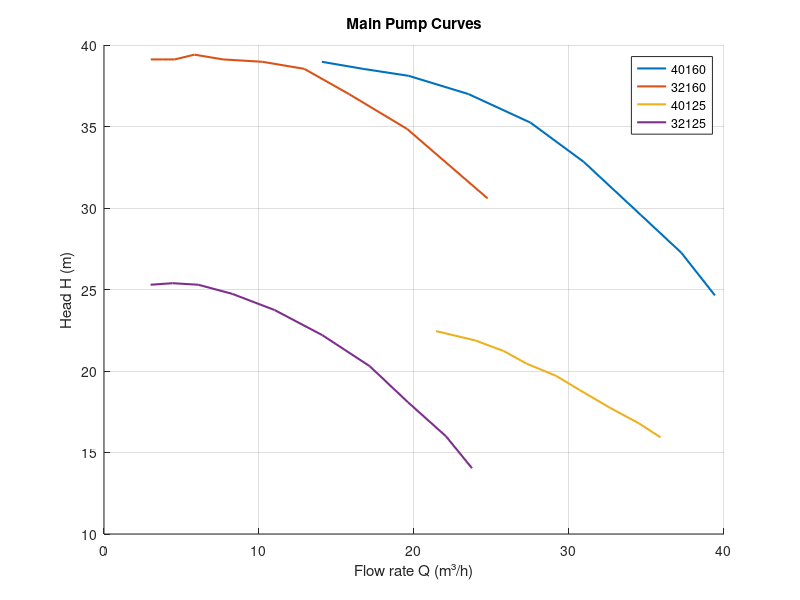
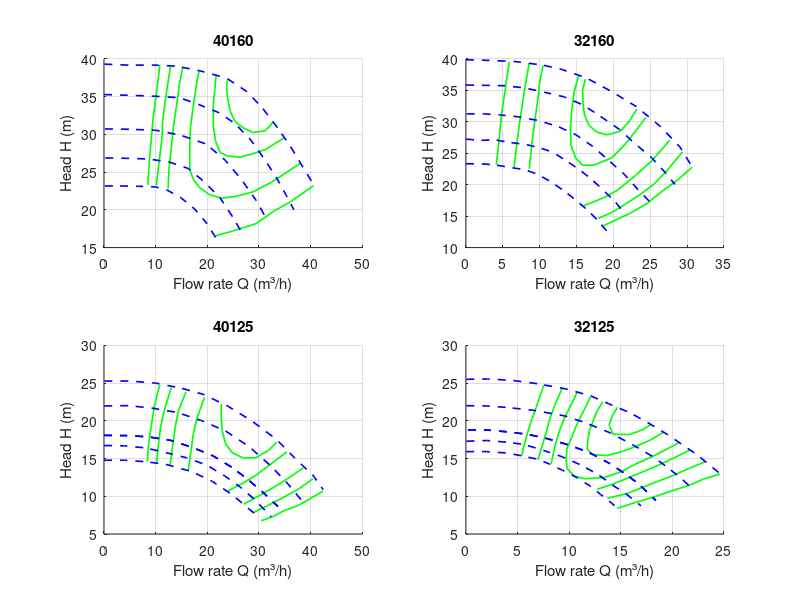
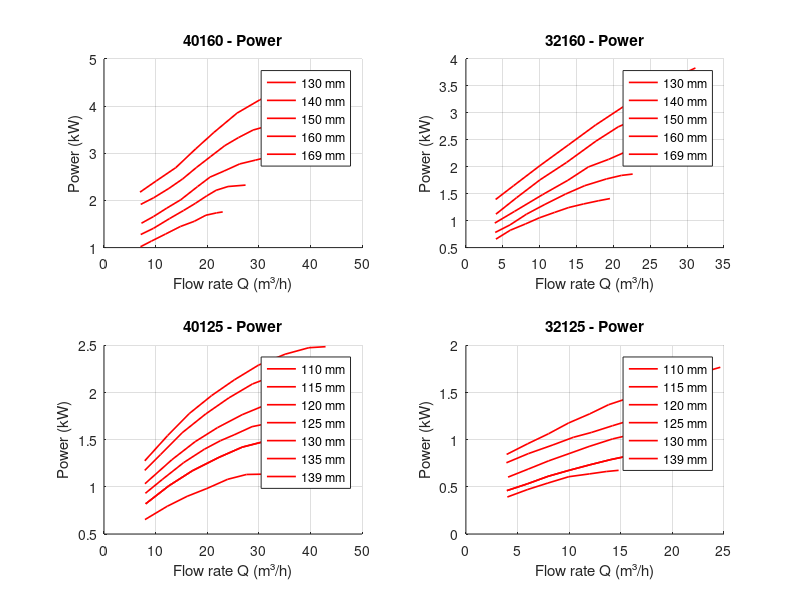

Write MATLAB code to recreate these figures, in order.
%% Pump_selection ||  Alireza Bayati

clc; clear; close all

%% Raw data from pumpiran catalogue curves _________________________________
% _________________________________________________________________________


%% Raw curve data for pump selection 
data_40160 = [14.052603880951779, 38.97004483690849
16.714610887351647, 38.53679413250401
19.65967755390328, 38.10836010649065
23.51679790820208, 36.98901221838407
27.510212643184033, 35.23976494003907
30.94861246085109, 32.830887804747796
34.62721211998662, 29.577828301058357
37.25177495079102, 27.24962845628354
39.41123559698748, 24.641247027597977
];
data_32160 = [3.017102858382947, 39.11554145341729
3.752730482212094, 39.11554145341729
4.564423580033716, 39.11554145341729
5.838193735801033, 39.40816637131045
7.679723021001228, 39.11554145341729
10.215636389691817, 38.97004483690849
12.9220464873141, 38.53679413250401
15.807798193715213, 36.98901221838407
19.557055595215246, 34.847985740214774
24.75017916523709, 30.58667377270941
];
data_40125 = [21.426387054714684, 22.44924096618746
23.965590348897653, 21.87119817517221
25.776629865554355, 21.22878062114134
27.2639126828828, 20.452228712025363
29.161480945911624, 19.70408318565522
30.67291222256794, 18.842344604647124
32.627659405550645, 17.751697510013724
34.51283409740254, 16.786620655038664
35.89878716071308, 15.933276933942082
];
data_32125 = [3.005554548170653, 25.29250056624032
4.421458372770836, 25.386931385369106
6.0822385554184795, 25.29250056624032
8.274364902244336, 24.73324635898386
11.008289767998583, 23.739866596767996
14.084552169169084, 22.199660820651278
17.137140655608388, 20.300360906474648
19.60888922898169, 18.085565509364514
22.064376926623567, 15.992764622331686
23.741383269777014, 14.03712334691664
];


%% pump 40160 data (impeller,efficiency,power)-----------------------------
impellar_data_40160_130 = [0.17552759898881032, 23.16919750548353
2.9177681925699166, 23.17205847636885
6.604340233536517, 23.1289563084408
10.021465098500256, 23.03862467032392
12.361926887341841, 22.57158289858562
15.02044890665574, 21.541492676383548
17.456166955629932, 20.182531505855614
19.85030712444285, 18.26014667556747
21.976969966059187, 15.961895932574897
];
impellar_data_40160_140 = [0.2432059758333942, 26.87818830191216
4.289416127433583, 26.83546134328055
8.470771977493694, 26.745927024918586
12.47399721407097, 26.374516722609332
16.300498872027045, 25.486490120270215
19.277643935757908, 23.799455321171344
22.43742212452883, 21.64312749455556
24.925411518612723, 19.063563581560338
27.007963817316835, 16.62442174775617
];
impellar_data_40160_150 = [0.17517584027340183, 30.72788258450417
4.8507526854823695, 30.68581224214132
10.021394746757172, 30.550361686128046
14.835494174093984, 29.89810722543669
19.787553369613985, 28.729564772849855
23.48678872433529, 26.573799760178723
26.603863405055623, 24.041840526668782
29.40738036686088, 21.321760732158406
31.80743008209266, 18.41346657432349
];
impellar_data_40160_160 = [0.013015072470112354, 35.28170401301976
4.59896379699301, 35.192591805116294
9.994379677413804, 35.05737575491328
14.580891215881358, 34.87436742057679
18.272528582349835, 33.98620011475151
22.32521109431354, 32.863667702140106
25.435813414670363, 31.41151392260996
28.551199653556733, 29.16124306839909
31.219008102957414, 26.58186676005209
33.571570391609065, 24.096058270003738
35.292796137845635, 21.93822960620221
36.78784103007458, 20.014906752672974
];
impellar_data_40160_169 = [0.07872360050840843, 39.31933125196399
4.799818023491229, 39.18341168433017
9.654932517044662, 39.18847700983205
13.926479301735498, 39.05208843057768
18.515523502953986, 38.446547527292566
23.73618565355987, 37.46607873454411
27.56775263701783, 35.732986994307765
30.547430363499632, 33.62341962626027
33.665912079081615, 30.856720076667767
36.15333865922084, 28.371052290105574
38.55226274656331, 25.65055038513671
40.815196914528876, 23.117700029547738
];

% efficiency data ---------------------------------------------------------
efficiency_data_40160_45 = [8.486101864525228, 23.32554552559432
8.865891883174614, 27.117987354805628
9.493633984063253, 32.048806811368266
10.283452080171692, 36.113980424345925
10.823457290421825, 39.257373951230406
];

efficiency_data_40160_50 = [10.136448594266247, 23.225186183739883
10.725206859335655, 26.693724129660797
11.21831981838557, 29.295375696250687
11.352483759319526, 31.678692971537973
11.992786284636793, 35.147479024608096
12.887553704860006, 38.99655131062602
];

efficiency_data_40160_55_left = [12.408117652410157, 22.802907815788707
12.591965049972918, 25.403070739483358
13.080891200879956, 28.492066773904085
13.470915639434155, 31.093222126195567
14.065721516265492, 33.85781806302749
14.608517931944212, 36.67631527802473
15.259520078071054, 38.89966546886048
];

efficiency_data_40160_55_right = [21.636959281481698, 16.565742191861258
24.82758620689655, 17.176768073572035
29.458196012918116, 18.173786652662393
32.846161162133896, 19.81464328394622
36.134294197187295, 21.075958003729877
40.60050200346523, 23.209369352977905
];

efficiency_data_40160_60 = [18.458520619771658, 38.53600241490959
18.006717501064795, 37.125885432388735
17.660794108282232, 35.39136835227907
17.263791656156577, 33.60245377970566
16.770213496201894, 31.054951598430307
16.63279314893459, 29.050680020344785
16.59753092035347, 27.155203427186756
16.612417349305918, 25.422423097121545
17.294587956051956, 24.017764471883257
18.540954220095852, 22.94073133717348
20.40445600439977, 22.029123644197806
22.779678783944163, 21.553192105230508
25.509663773461636, 21.782939325396658
28.906467739867928, 22.39495763570427
32.55494539575158, 23.71215849084691
38.04924720155812, 26.175428294966316
];

efficiency_data_40160_64 = [21.71232182805348, 37.79354177090613
21.47041735757616, 35.9512221344658
21.17882943047004, 33.89205684961812
21.20301987751777, 31.076288813262153
21.58011173091953, 29.18279707729778
22.469854981371288, 27.61668272471271
23.96882533670208, 27.136533364208887
26.341256910817886, 26.98549813712882
29.068915895811543, 27.485992283867656
31.22958801807875, 27.983757251965216
34.824660610095485, 29.5173075412168
];

efficiency_data_40160_66 = [23.882763169320725, 37.15416964739839
23.736038803958138, 36.23288577560362
23.954311068473437, 34.82599418602247
24.43263063875186, 33.149596205614664
25.372987747641947, 31.69202873080788
26.926293568649182, 30.887231165566032
28.839013608677135, 30.24661850631226
31.2081887764596, 30.474628976433955
32.84737068448627, 31.673854882128428
];

efficiency_data_40160_675 = [28.851480992924813, 34.79541497988264
];

% Power data 
Power_data_40160_130 = [7.068062827225131, 1.0179640718562872
9.18848167539267, 1.137724550898204
11.921465968586386, 1.2874251497005984
14.795811518324605, 1.447105788423154
17.481675392670155, 1.55688622754491
19.743455497382197, 1.6866267465069864
21.81675392670157, 1.7365269461077846
22.994764397905758, 1.756487025948104
];
Power_data_40160_140 = [7.115183246073298, 1.2774451097804391
9.565445026178008, 1.407185628742515
12.722513089005233, 1.6167664670658684
15.408376963350786, 1.7864271457085832
17.670157068062828, 1.9361277445109781
19.8848167539267, 2.0958083832335332
21.722513089005233, 2.2155688622754495
24.031413612565444, 2.295409181636727
27.42408376963351, 2.3253493013972055
];
Power_data_40160_150 = [7.256544502617801, 1.5169660678642716
9.565445026178008, 1.6566866267465068
12.157068062827225, 1.8363273453093814
14.890052356020941, 2.0159680638722555
18.141361256544503, 2.295409181636727
20.544502617801047, 2.49500998003992
23.27748691099476, 2.624750499001996
26.29319371727749, 2.7744510978043913
29.308900523560208, 2.8542914171656686
32.324607329842934, 2.9341317365269464
];
Power_data_40160_160 = [7.115183246073298, 1.9161676646706587
9.612565445026178, 2.0558882235528944
12.581151832460733, 2.255489021956088
15.219895287958114, 2.455089820359282
17.858638743455497, 2.694610778443114
20.68586387434555, 2.9341317365269464
23.418848167539267, 3.163672654690619
26.05759162303665, 3.3333333333333335
28.884816753926703, 3.4930139720558886
31.806282722513085, 3.5828343313373257
34.16230366492147, 3.6726546906187627
36.70680628272251, 3.7325349301397206
];
Power_data_40160_169 = [6.973821989528795, 2.1756487025948106
10.130890052356019, 2.415169660678643
13.900523560209425, 2.694610778443114
17.76439790575916, 3.093812375249501
21.298429319371724, 3.44311377245509
25.77486910994764, 3.852295409181637
30.157068062827225, 4.131736526946108
34.25654450261781, 4.3213572854291415
38.30890052356021, 4.471057884231537
41.84293193717278, 4.590818363273453
];




%% pump 32160 data (impeller,efficiency,power)-----------------------------
impellar_data_32160_130 = [0, 23.33333333333333
2.029974659442508, 23.33333333333333
3.948576868691112, 23.16091954022988
5.910090021980484, 22.758620689655164
7.871533173729822, 22.413793103448267
9.620241645316199, 21.724137931034477
11.454842006524142, 20.51724137931034
13.24709143601159, 19.08045977011494
14.996919932238509, 17.471264367816083
16.576224676942893, 15.862068965517231
17.942374732244108, 14.25287356321838
19.35157573466616, 12.298850574712638
];

impellar_data_32160_140 = [0.021560474330435397, 27.241379310344822
2.110686435101572, 27.068965517241374
4.0290086381900405, 27.12643678160919
5.905259915718147, 26.724137931034477
7.994525879569349, 26.436781609195396
9.870917160177523, 25.91954022988505
11.790219384826468, 25.172413793103445
13.625029750654512, 23.793103448275858
15.374578240721295, 22.413793103448267
16.996373920226244, 20.91954022988505
18.575818668010694, 19.195402298850567
20.240735296176513, 17.298850574712638
21.692777241099304, 15.172413793103438
];

impellar_data_32160_150 = [0.10192224228933044, 31.264367816091948
2.5318857014854323, 31.264367816091948
4.706273538017836, 31.0919540229885
7.093956067033475, 30.80459770114942
9.737774231033082, 30.229885057471257
12.509975219454827, 29.252873563218387
14.941548714071708, 27.931034482758616
17.20322847102636, 26.0919540229885
19.380136362999984, 23.850574712643674
21.471712377672308, 21.66666666666666
23.2650818318003, 19.310344827586203
24.88743752362552, 17.356321839080458
];

impellar_data_32160_160 = [0.01106024332535327, 35.86206896551724
2.69687933134529, 35.80459770114942
5.169543729962059, 35.7471264367816
7.940974701443431, 35.40229885057471
10.627563806403742, 34.712643678160916
13.35685385078472, 33.9655172413793
15.958951096924132, 32.643678160919535
18.263191790219384, 30.862068965517235
20.823568118498606, 28.793103448275858
22.91521413471096, 26.55172413793103
25.177383902445854, 24.3103448275862
26.97068335503381, 22.011494252873558
28.337253419575227, 20.057471264367813
];

impellar_data_32160_169 = [0, 39.88505747126436
3.203620479650552, 39.77011494252873
6.656936452601957, 39.59770114942528
10.451789939378667, 39.02298850574712
13.010486230697076, 38.33333333333333
16.294678482926624, 37.01149425287356
19.750444509779214, 34.82758620689655
23.121228667030675, 32.41379310344827
26.322329091240007, 29.3103448275862
29.01206826550184, 26.034482758620683
30.806767748890472, 22.58620689655172
];

% efficiency data ---------------------------------------------------------
efficiency_data_32160_45_left = [4.122681485336208, 23.216555774448945
4.499219417908783, 27.184886443891017
4.826599264022599, 31.153402966211942
5.302289707467568, 34.922871055272644
5.8726721926922645, 39.55209456194476
];

efficiency_data_32160_45_right = [18.714176857599526, 13.501654090621862
20.479686280340484, 14.487417760101103
22.196316395940975, 15.407203657584652
24.598093149462883, 17.05218748838419
26.75240679478125, 19.09508233282534
28.71176077017433, 20.741738839534623
30.66944206965766, 22.78537709549121
];

efficiency_data_32160_50_left = [6.53310039772516, 22.810467234137455
6.91047466825261, 26.580307028955875
7.384492435787831, 30.746756867263873
8.003754228152992, 35.44195814593168
8.577203285878898, 39.343381778983755
];

efficiency_data_32160_50_right = [17.922908225848417, 14.629409359550976
19.93392930156488, 15.680407389510457
21.649165520573913, 16.93101141136676
23.462160353863883, 18.313570977214432
25.519272943537896, 20.092183027915098
27.230885031409137, 22.202914173140538
29.38101698695313, 25.238263390699924
];

efficiency_data_32160_55_left = [8.598855146266214, 22.53800691372709
8.926792551016614, 26.374196186298924
9.352767349366239, 30.276177377987583
9.78041482362562, 33.78117682042894
9.96784745195703, 35.963833029773625
10.4468832472215, 38.939337620339735
];

efficiency_data_32160_55_right = [15.9482213879493, 16.6217522209419
18.695498643273986, 17.93461695721667
20.558487900977585, 19.118499795561835
23.006356168457046, 21.491097647102553
25.208712782961012, 23.79846113816303
27.65267813998439, 27.097349737947443
];

efficiency_data_32160_58_left = [10.717949671040405, 21.27290636731963
10.850369847228933, 24.84518455190871
11.131379400066905, 28.152250678363004
11.608742519421625, 31.52473701817641
12.085826859458052, 34.963386982864364
12.710385458870757, 38.40147938891573
];

efficiency_data_32160_58_right = [13.923818904954835, 18.746608184960785
16.77024867115192, 19.860610340854176
19.760807344905775, 21.768018436605583
22.209233171021822, 24.008289038397205
24.068040738951044, 26.184626249860607
26.317603984685725, 28.95494926216407
];

efficiency_data_32160_60 = [15.271066423818905, 37.333197041222164
14.691763000408876, 34.821209530535626
14.359922685202395, 31.91131100620748
14.174441512099023, 29.26550942274096
14.236144667880904, 26.287960450507374
14.883841950711815, 24.234471991971155
15.822584841839202, 23.106159164405458
17.346485522060735, 23.100397725160764
19.79937181726945, 24.282050328959592
21.70677991302085, 26.59052893729324
23.123443482139535, 28.702375199791845
24.39319035051853, 30.682451771177934
];

efficiency_data_32160_62 = [16.207300301081663, 36.80035683752741
15.821283871687172, 35.08158941382001
15.879084117012972, 33.03033118983013
16.083801063078468, 31.11084265695275
16.68066758354087, 29.454521800542686
17.71744786826748, 28.392000892093815
19.09582574434078, 27.923651637363864
20.961324015909007, 28.512061851838087
22.232186001561164, 30.227483923725977
23.158662602683716, 32.01037059064045
];

efficiency_data_32160_636 = [19.804203992119838, 34.80188083113407
];
% power data 
Power_data_32160_130 = [4.063807531380754, 0.6567411083540118
6.016387726638774, 0.8221670802315963
8.060495118549513, 0.9379652605459059
9.982566248256624, 1.053763440860215
12.026673640167365, 1.153019023986766
13.94874476987448, 1.2440033085194377
15.962343096234314, 1.3101736972704714
17.945432357043238, 1.368072787427626
19.531903765690377, 1.4094292803970223
];
Power_data_32160_140 = [3.972280334728034, 0.7808105872622
5.985878661087867, 0.9214226633581468
8.213040446304046, 1.119933829611249
10.714783821478383, 1.3019023986765923
13.49110878661088, 1.4921422663358146
16.11488842398884, 1.6492969396195205
19.04375871687587, 1.7733664185277092
21.08786610878661, 1.8395368072787428
22.61331938633194, 1.864350703060381
];
Power_data_32160_150 = [3.9112622036262206, 0.9545078577336641
6.5655509065550905, 1.1695616211745246
10.409693165969317, 1.4838709677419355
13.826708507670851, 1.7485525227460714
16.60303347280335, 1.9966914805624487
19.34884937238494, 2.1373035566583956
22.796373779637378, 2.344086021505377
25.481171548117157, 2.385442514474773
];
Power_data_32160_160 = [4.063807531380754, 1.119933829611249
6.870641562064158, 1.425971877584781
10.043584379358439, 1.7568238213399505
13.643654114365413, 2.0794044665012406
17.640341701534172, 2.4764267990074442
20.66073919107392, 2.7411083540115797
24.56589958158996, 2.972704714640199
28.715132496513252, 3.1629445822994215
];
Power_data_32160_169 = [4.033298465829847, 1.3928866832092641
6.474023709902372, 1.6492969396195205
10.043584379358439, 2.021505376344086
13.94874476987448, 2.4102564102564106
17.579323570432358, 2.774193548387097
21.240411436541144, 3.105045492142267
24.932008368200837, 3.4110835401157984
27.982914923291492, 3.634408602150538
31.125348675034868, 3.83291976840364
];


%% pump 40125 data (impeller,efficiency,power) ----------------------------
impellar_data_40125_110 = [0, 14.777495315854129
3.9435932672382763, 14.780985159633211
8.027548051271234, 14.585864116340534
11.980633693588613, 14.23164497276371
16.946611594346763, 13.282136032559468
20.992527081187724, 11.974103808117533
24.953360176694666, 10.149303272077528
29.048831445198594, 7.7681828616098585
];

impellar_data_40125_115 = [0.026034234591951755, 16.72506080083384
3.9335425171545206, 16.688766425531387
8.017916082440967, 16.41415449615962
12.016369693886414, 15.781756027347967
15.971130461217756, 15.10957333945478
19.92756635356305, 14.11942710724523
23.403380960653173, 12.691654465138786
26.396480376220666, 11.223709843530916
29.127003945850035, 9.596550793512925
32.38791397302428, 7.294184524326543
];

impellar_data_40125_120 = [0, 18.076367088136394
4.497152287476268, 18.040615577421796
8.493093211400774, 17.885162425084687
12.929731607747764, 17.41213348885111
17.32518984750158, 16.42237501706146
21.238351676986262, 15.312953679691283
24.758277909443976, 13.845474370587286
27.751796106264965, 12.298038862900324
30.74636125621967, 10.551876140015633
33.69786173394051, 8.646692868930778
];

impellar_data_40125_125 = [0, 20.14313012619275
4.354766661289723, 20.067516844312642
8.57063754017198, 19.83276668610639
13.359331376952762, 19.20106618605055
17.974719571664327, 18.132010708391757
22.371643545805366, 16.864034135325284
26.772127160601055, 14.92038503058654
30.95519350795994, 12.579087615242393
34.127880284399, 10.356134680051124
36.772065118933874, 8.450679976672333
];

impellar_data_40125_130 = [0.042296906602474316, 21.97149805809582
4.783528867987741, 22.015431313670263
9.526854735640457, 21.66191013884925
14.183423086945195, 21.109584196746535
18.84271351639761, 20.04056749512973
23.54758130560484, 18.65362602523855
28.168413656611776, 16.551189028551576
32.26451309699594, 14.050832288965271
35.305074387958946, 11.907253911727114
38.43574344529786, 9.326553213137945
];

impellar_data_40125_135 = [0.07635778188631459, 23.839572656996438
4.686511210929259, 23.764153255326278
8.85785168319043, 23.648600650196673
13.074978905833158, 23.17537783375315
17.601515677929296, 22.3049720192081
21.822621322480174, 21.076585785013215
25.342128773684404, 19.688597361988315
28.246167376009723, 18.459047846533732
31.503727153156056, 16.79260866598007
34.323102145400846, 14.966799952848334
37.05530084004417, 13.02167735851398
39.611890595724084, 11.076399660011663
];

impellar_data_40125_139 = [0.06881971932349762, 25.27040860642007
5.073674479780621, 25.27482907520691
9.992190505143252, 25.00095389063295
14.956702671514192, 24.329663051705527
19.30742111402017, 23.498847576032063
23.969224230993532, 21.952885557940714
28.589219019493488, 20.00943033341192
33.38754482510454, 17.549439453536998
36.86859419786328, 15.128030735441925
40.52504311895869, 12.746522564554358
42.46658280701319, 10.880192887543274
];

% efficiency data ---------------------------------------------------------
efficiency_data_40125_50_left = [8.39037284362827, 14.589336136358952
8.64895195696531, 17.01137698633525
9.16100908922278, 19.341752715431067
9.775273604155073, 22.037655351511777
10.79549248747913, 24.77884952286733
];

efficiency_data_40125_50_right = [30.443238731218692, 6.75158185453121
32.67659061398627, 7.297759640553185
34.96123168243368, 8.11810836991694
37.65145613058801, 8.800933654856859
39.88545724355407, 9.667037655351507
42.42413281394917, 10.669943733382794
];

efficiency_data_40125_55_left = [10.216657391949544, 14.541777448010055
10.57698015210536, 17.100826480347905
10.987293637544054, 19.29419402708217
11.701910591726952, 21.441548671654402
13.026989426822485, 24.410952410395925
];

efficiency_data_40125_55_right = [28.821925431274344, 7.804416826397905
31.817195325542563, 8.806859168573133
34.76182526432944, 9.855056781879263
37.90966425524021, 11.04015952513448
40.44889630866258, 12.317288072713776
];

efficiency_data_40125_60_left = [12.803283249860879, 14.173519652095052
13.264607679465776, 16.5039469073971
13.828324986087921, 19.291308559533377
14.441383787794472, 21.393062511593392
15.866815062140606, 23.813918258826437
];

efficiency_data_40125_60_right = [27.04859951771471, 8.948813866732618
30.34872936375441, 10.179465776293824
33.54748655166017, 11.455924483192149
36.74652198107957, 12.869494424864481
38.625486922648854, 13.781662853727404
];

efficiency_data_40125_65_left = [16.302170283806344, 13.347296935221252
16.814412910406233, 15.769080154166407
17.27592283435355, 18.19091489931779
17.99053978853645, 20.33826954389002
19.46735299573363, 23.078999979389515
];

efficiency_data_40125_65_right = [23.957429048414024, 10.688699272449966
27.00361713967724, 11.782497578268305
29.643943609719898, 12.876708093736472
32.08171025783714, 14.153939693728226
35.433593025412726, 15.887281271254555
];

efficiency_data_40125_68 = [22.712483769245033, 22.20733114862219
22.70877388239658, 20.379181351635438
22.908180300500835, 18.642232939673114
23.564273789649416, 16.950524536779405
24.77953997403079, 15.806694284713199
26.959562233351882, 15.07321873905068
29.445557410498978, 15.116397699870149
31.83194212576516, 16.073754611595454
33.50834724540901, 17.168944124981962
];

efficiency_data_40125_70 = [29.40335744759785, 19.3211937591459
];
% power data
Power_data_40125_110 = [7.939765458422174, 0.6528985507246379
12.257462686567164, 0.794202898550725
16.0954157782516, 0.8992753623188408
19.933368869936032, 0.982608695652174
23.97121535181237, 1.0804347826086957
27.609275053304906, 1.1311594202898554
30.927505330490405, 1.1347826086956525
];
Power_data_40125_115 = [8.059701492537313, 0.8195652173913046
12.577292110874199, 1.011594202898551
17.134861407249467, 1.1710144927536235
22.252132196162044, 1.3123188405797102
26.769722814498934, 1.4210144927536232
31.687100213219615, 1.4898550724637682
34.88539445628998, 1.5079710144927538
];
Power_data_40125_120 = [8.019722814498932, 0.8231884057971017
13.33688699360341, 1.0478260869565221
17.734541577825155, 1.1891304347826088
21.892324093816633, 1.3050724637681161
26.409914712153515, 1.4210144927536232
31.367270788912577, 1.4934782608695654
34.72547974413646, 1.5079710144927538];
Power_data_40125_125 = [8.019722814498932, 0.9318840579710148
11.257995735607675, 1.0768115942028988
15.455756929637525, 1.2579710144927538
19.45362473347548, 1.3992753623188408
22.571961620469082, 1.4898550724637682
25.210554371002132, 1.551449275362319
28.688699360341147, 1.6384057971014494
31.966950959488273, 1.6746376811594204
36.64445628997868, 1.7108695652173913];
Power_data_40125_130 = [7.939765458422174, 1.0333333333333337
13.136993603411513, 1.2869565217391306
17.6545842217484, 1.478985507246377
21.972281449893387, 1.627536231884058
26.769722814498934, 1.7652173913043478
31.727078891257996, 1.877536231884058
36.04477611940298, 1.9391304347826088
38.923240938166316, 1.953623188405797];
Power_data_40125_135 = [7.899786780383796, 1.1746376811594206
10.938166311300638, 1.341304347826087
15.135927505330487, 1.5731884057971017
19.693496801705756, 1.772463768115942
24.171108742004265, 1.942753623188406
28.768656716417915, 2.091304347826087
33.486140724946694, 2.1891304347826086
37.603944562899784, 2.232608695652174
40.84221748400852, 2.243478260869565];
Power_data_40125_139 = [7.899786780383796, 1.2760869565217392
12.337420042643922, 1.544202898550725
16.49520255863539, 1.7760869565217392
20.852878464818758, 1.9681159420289855
25.250533049040506, 2.134782608695652
29.928038379530918, 2.2905797101449274
35.085287846481876, 2.4065217391304348
39.68283582089552, 2.47536231884058
42.921108742004265, 2.486231884057971];


%% pump 32125 data (impeller,efficiency,power)-----------------------------
impellar_data_32125_110 = [0.019989982469321266, 15.920000000000002
2.025499624342599, 15.920000000000002
4.0313999499123465, 15.723636363636366
5.392997746055596, 15.363636363636365
6.969666917104932, 14.905454545454546
8.081096919609315, 14.283636363636365
9.37204608064112, 13.432727272727274
10.7706937139995, 12.450909090909093
12.098041572752315, 11.305454545454545
13.031254695717507, 10.258181818181818
14.107913849236162, 9.112727272727277
14.969631855747554, 8
];

impellar_data_32125_115 = [0.05306786877034808, 17.294545454545457
2.058382168795392, 17.392727272727274
3.992722263961933, 17.163636363636364
5.640691209616829, 16.869090909090907
7.504512897570748, 16.083636363636366
9.332652141247184, 15.232727272727274
11.125434510393188, 14.152727272727274
12.847047332832457, 12.843636363636366
14.246541447533183, 11.436363636363637
15.53807663410969, 10.290909090909093
16.97370899073378, 8.720000000000002
];

impellar_data_32125_120 = [0.1933233158026546, 18.8
1.9481442524417734, 18.8
4.02580015026296, 18.53818181818182
5.996148259454045, 18.21090909090909
7.931204608064111, 17.621818181818185
9.866651640370648, 16.836363636363636
11.90999248685199, 15.821818181818182
13.882554470323065, 14.381818181818183
15.497054845980461, 12.90909090909091
16.68128224392687, 11.69818181818182
18.404783370899068, 9.440000000000001
];

impellar_data_32125_125 = [0.15432006010518418, 20.403636363636366
2.0880090157776108, 20.501818181818184
3.9864713248184316, 20.305454545454545
5.706000500876533, 20.043636363636367
7.85580265464563, 19.520000000000003
10.078011520160281, 18.603636363636365
12.085604808414725, 17.55636363636364
14.093719008264461, 16.24727272727273
15.815201602804905, 15.003636363636366
17.178948159278736, 13.563636363636366
18.542564487853742, 12.189090909090911
20.086481342349106, 10.192727272727275
];

impellar_data_32125_130 = [0.04369146005509661, 22.007272727272728
2.013453543701477, 21.974545454545456
3.947728524918608, 21.77818181818182
6.598647633358378, 21.385454545454547
9.536719258702728, 20.665454545454548
11.508174305033808, 19.78181818181818
13.981983471074379, 18.407272727272726
16.31319308790383, 16.705454545454547
18.214325068870522, 15.167272727272728
19.61388429752066, 13.72727272727273
20.79824192336589, 12.450909090909093
21.87535687453043, 11.076363636363638
];

impellar_data_32125_139 = [0.03672426746806945, 25.509090909090908
2.1137941397445523, 25.541818181818183
4.406130728775357, 25.37818181818182
6.913929376408714, 24.92
9.672872526922113, 24.232727272727274
12.074144753318304, 23.316363636363636
13.831049336338591, 22.26909090909091
15.910593538692709, 21.05818181818182
17.596328575006257, 19.78181818181818
19.49752566992236, 18.21090909090909
21.004457801152018, 16.803636363636365
22.403756574004507, 15.494545454545456
23.588244427748556, 14.152727272727274
24.88036563986977, 12.712727272727275
];

% efficiency data ---------------------------------------------------------
efficiency_data_32125_50_left = [5.393914557934639, 15.36280019290307
5.647806976994062, 16.79726437465174
5.9014395266378665, 18.101294099714895
6.29942953665783, 19.86166451358193
6.805265354159537, 21.7523344519379
7.311490975784671, 23.838656075322152
7.564278949827712, 24.718773816157384
];

efficiency_data_32125_50_right = [14.668329164594795, 8.405516228095383
16.42712536950183, 9.18591907566448
18.1140027136364, 9.868586035517158
19.87286388589734, 10.68159749725763
21.703449016869026, 11.494519004200395
22.996039490156203, 12.27550655795463
24.611192875580024, 12.958263472605019
];

efficiency_data_32125_55_left = [6.970802171908617, 14.839083360611296
7.368857149282486, 16.632062388649707
7.766782191948548, 18.359824188345357
8.09311321061167, 20.152893171181482
8.59888406075947, 22.01095449536608
9.32073632999418, 24.32526655355684
];

efficiency_data_32125_55_right = [13.702719383509788, 9.743683798891059
15.532849743004142, 10.328345006634166
17.040677059777465, 11.141671310166643
18.656220249324715, 12.020079909845307
20.271698471518064, 12.865879895352586
21.636142838223797, 13.711994722651868
23.14403512235102, 14.557929640355724
];

efficiency_data_32125_59_left = [8.260664016331795, 14.250509119167619
8.478889358097558, 15.782844120829285
8.76896859328188, 17.38030639603599
9.13070681982304, 18.94507010227361
9.600160919138137, 20.57491610465741
10.24905484993791, 22.269754448389687
10.79010297325594, 23.834293267633015
];

efficiency_data_32125_59_right = [12.700922786299888, 10.918853276228695
14.208490233657592, 11.601745123075656
15.788171443849468, 12.480198700153176
17.403779600750628, 13.391215914003215
19.091306618424245, 14.399969015569678
21.712674381123488, 16.12494221653619
];

efficiency_data_32125_60 = [12.043972903615934, 23.180546775245443
11.683144220029437, 22.07230366740713
11.250461643024384, 20.898933286023777
10.781722184602241, 19.62778203952514
10.312333052641051, 18.030544651312717
9.807016973970583, 16.400743626327774
9.69650750497875, 14.933490920812295
9.80155971624259, 13.661620035931946
10.516850282732928, 12.682462062813437
11.52027106379045, 12.322507939760273
13.385418827039416, 12.483212185876601
15.072491073235703, 13.26370498824341
16.473187223420236, 14.305426523172109
18.052998368319923, 15.249097328592384
20.63876402107941, 17.104549963643272
];

efficiency_data_32125_62 = [13.261980854620553, 22.52684526025672
12.685655458132292, 21.255828945954658
12.324501937776272, 19.984542767259455
11.963283450066342, 18.68064797439287
11.817431740550376, 17.47430915964728
11.743303989745158, 16.267880390103976
12.243942418934488, 15.54986119474964
13.606372797669177, 15.385108982736178
15.077753428901978, 15.905002736125098
16.549588831612116, 16.653156788713673
17.9858221243825, 17.53179027538662
19.135354484371607, 18.50860942376456
];

efficiency_data_32125_63 = [14.69503074704961, 21.807656652532103
14.226875994812612, 20.82998293357588
13.865397637687064, 19.39565368402378
14.257540585855608, 18.221248822466713
15.871264689493533, 18.186616225346768
17.127733314009713, 18.837214299814345
17.91806117425994, 19.521005694638447
];

efficiency_data_32125_635 = [16.4141968660748, 20.69680485556008
];

% Powe data
Power_data_32125_110 = [4.014909478168265, 0.3924050632911389
5.999290024849131, 0.47257383966244704
7.937522186723465, 0.5400843881856536
9.968051118210862, 0.6075949367088604
11.952431664891728, 0.6371308016877635
13.590699325523607, 0.6624472573839659
14.790557330493431, 0.6751054852320673
];
Power_data_32125_115 = [3.9687610933617337, 0.4599156118143457
5.953141640042599, 0.5316455696202529
7.960596379126731, 0.6118143459915608
9.991125310614128, 0.6751054852320673
12.021654242101526, 0.7341772151898733
14.029108981185658, 0.7890295358649786
16.61341853035144, 0.8481012658227847
];
Power_data_32125_120 = [3.9687610933617337, 0.5232067510548519
5.999290024849131, 0.6118143459915608
7.960596379126731, 0.6877637130801684
9.968051118210862, 0.7637130801687761
11.975505857294994, 0.8354430379746833
14.006034788782394, 0.8902953586497888
15.87504437344693, 0.9409282700421939
18.27476038338658, 0.9789029535864975
];
Power_data_32125_125 = [4.084132055378063, 0.6033755274261601
6.022364217252395, 0.6877637130801684
8.029818956336529, 0.7763713080168773
9.991125310614128, 0.852320675105485
11.929357472488464, 0.9282700421940926
14.213702520411786, 1.0084388185654007
16.221157259495918, 1.0590717299578056
18.06709265175719, 1.1054852320675104
19.843805466808664, 1.1434599156118141
];
Power_data_32125_130 = [3.9226127085552007, 0.7552742616033754
6.045438409655663, 0.852320675105485
8.445154419595314, 0.9451476793248943
10.406460773872915, 1.0253164556962024
12.137025204117856, 1.0759493670886076
14.190628328008518, 1.1476793248945145
16.08271210507632, 1.210970464135021
18.020944266950657, 1.2742616033755274
19.95917642882499, 1.3248945147679323
21.38977635782748, 1.3628691983122363
];
Power_data_32125_139 = [3.9456869009584667, 0.8438818565400841
5.999290024849131, 0.9578059071729956
8.006744763933263, 1.063291139240506
9.944976925807598, 1.1772151898734176
11.998580049698262, 1.2742616033755274
13.821441249556266, 1.371308016877637
16.036563720269793, 1.4514767932489452
18.482428115015974, 1.5569620253164556
20.859069932552362, 1.641350210970464
22.635782747603834, 1.7046413502109705
24.64323748668797, 1.7679324894514767
];




%% data structure control _________________________________________________

Q_40160 = data_40160(:,1);   
H_40160 = data_40160(:,2);   

Q_32160 = data_32160(:,1);   
H_32160 = data_32160(:,2);   

Q_32125 = data_32125(:,1);   
H_32125 = data_32125(:,2);   

Q_40125 = data_40125(:,1);   
H_40125 = data_40125(:,2);   


% 40160 -------------------------------------------------------------------
pump(1).name = '40160';
pump(1).Q = Q_40160;
pump(1).H = H_40160;
pump(1).imp(1).D = 130;
pump(1).imp(1).Q = impellar_data_40160_130(:,1); 
pump(1).imp(1).H = impellar_data_40160_130(:,2);  

pump(1).imp(2).D = 140;
pump(1).imp(2).Q = impellar_data_40160_140(:,1); 
pump(1).imp(2).H = impellar_data_40160_140(:,2);

pump(1).imp(3).D = 150;
pump(1).imp(3).Q = impellar_data_40160_150(:,1); 
pump(1).imp(3).H = impellar_data_40160_150(:,2);

pump(1).imp(4).D = 160;
pump(1).imp(4).Q = impellar_data_40160_160(:,1); 
pump(1).imp(4).H = impellar_data_40160_160(:,2);

pump(1).imp(5).D = 169;
pump(1).imp(5).Q = impellar_data_40160_169(:,1); 
pump(1).imp(5).H = impellar_data_40160_169(:,2);

pump(1).eff(1).eta = 45;
pump(1).eff(1).branch(1).Q = efficiency_data_40160_45(:,1);
pump(1).eff(1).branch(1).H = efficiency_data_40160_45(:,2);

pump(1).eff(2).eta = 50;
pump(1).eff(2).branch(1).Q = efficiency_data_40160_50(:,1);
pump(1).eff(2).branch(1).H = efficiency_data_40160_50(:,2);

pump(1).eff(3).eta = 55;
pump(1).eff(3).branch(1).Q = efficiency_data_40160_55_left(:,1);
pump(1).eff(3).branch(1).H = efficiency_data_40160_55_left(:,2);
pump(1).eff(3).branch(2).Q = efficiency_data_40160_55_right(:,1);
pump(1).eff(3).branch(2).H = efficiency_data_40160_55_right(:,2);

pump(1).eff(4).eta = 60;
pump(1).eff(4).branch(1).Q = efficiency_data_40160_60(:,1);
pump(1).eff(4).branch(1).H = efficiency_data_40160_60(:,2);

pump(1).eff(5).eta = 64;
pump(1).eff(5).branch(1).Q = efficiency_data_40160_64(:,1);
pump(1).eff(5).branch(1).H = efficiency_data_40160_64(:,2);

pump(1).eff(6).eta = 66;
pump(1).eff(6).branch(1).Q = efficiency_data_40160_66(:,1);
pump(1).eff(6).branch(1).H = efficiency_data_40160_66(:,2);

pump(1).eff(7).eta = 67.5;
pump(1).eff(7).branch(1).Q = efficiency_data_40160_675(:,1);
pump(1).eff(7).branch(1).H = efficiency_data_40160_675(:,2);


pump(1).Power(1).impsize = 130;
pump(1).Power(1).Q = Power_data_40160_130(:,1);
pump(1).Power(1).P = Power_data_40160_130(:,2);
pump(1).Power(2).impsize = 140;
pump(1).Power(2).Q = Power_data_40160_140(:,1);
pump(1).Power(2).P = Power_data_40160_140(:,2);

pump(1).Power(3).impsize = 150;
pump(1).Power(3).Q = Power_data_40160_150(:,1);
pump(1).Power(3).P = Power_data_40160_150(:,2);

pump(1).Power(4).impsize = 160;
pump(1).Power(4).Q = Power_data_40160_160(:,1);
pump(1).Power(4).P = Power_data_40160_160(:,2);

pump(1).Power(5).impsize = 169;
pump(1).Power(5).Q = Power_data_40160_169(:,1);
pump(1).Power(5).P = Power_data_40160_169(:,2);

% 32160 -------------------------------------------------------------------

pump(2).name = '32160';
pump(2).Q = Q_32160;
pump(2).H = H_32160;
pump(2).imp(1).D = 130;
pump(2).imp(1).Q = impellar_data_32160_130(:,1); 
pump(2).imp(1).H = impellar_data_32160_130(:,2);  

pump(2).imp(2).D = 140;
pump(2).imp(2).Q = impellar_data_32160_140(:,1); 
pump(2).imp(2).H = impellar_data_32160_140(:,2);

pump(2).imp(3).D = 150;
pump(2).imp(3).Q = impellar_data_32160_150(:,1); 
pump(2).imp(3).H = impellar_data_32160_150(:,2);

pump(2).imp(4).D = 160;
pump(2).imp(4).Q = impellar_data_32160_160(:,1); 
pump(2).imp(4).H = impellar_data_32160_160(:,2);

pump(2).imp(5).D = 169;
pump(2).imp(5).Q = impellar_data_32160_169(:,1); 
pump(2).imp(5).H = impellar_data_32160_169(:,2);

pump(2).eff(1).eta = 45;
pump(2).eff(1).branch(1).Q = efficiency_data_32160_45_right(:,1);
pump(2).eff(1).branch(1).H = efficiency_data_32160_45_right(:,2);
pump(2).eff(1).branch(2).Q = efficiency_data_32160_45_left(:,1);
pump(2).eff(1).branch(2).H = efficiency_data_32160_45_left(:,2);

pump(2).eff(2).eta = 50;
pump(2).eff(2).branch(1).Q = efficiency_data_32160_50_right(:,1);
pump(2).eff(2).branch(1).H = efficiency_data_32160_50_right(:,2);
pump(2).eff(2).branch(2).Q = efficiency_data_32160_50_left(:,1);
pump(2).eff(2).branch(2).H = efficiency_data_32160_50_left(:,2);

pump(2).eff(3).eta = 55;
pump(2).eff(3).branch(1).Q = efficiency_data_32160_55_left(:,1);
pump(2).eff(3).branch(1).H = efficiency_data_32160_55_left(:,2);
pump(2).eff(3).branch(2).Q = efficiency_data_32160_55_right(:,1);
pump(2).eff(3).branch(2).H = efficiency_data_32160_55_right(:,2);

pump(2).eff(4).eta = 60;
pump(2).eff(4).branch(1).Q = efficiency_data_32160_60(:,1);
pump(2).eff(4).branch(1).H = efficiency_data_32160_60(:,2);

pump(2).eff(5).eta = 62;
pump(2).eff(5).branch(1).Q = efficiency_data_32160_62(:,1);
pump(2).eff(5).branch(1).H = efficiency_data_32160_62(:,2);

pump(2).eff(6).eta = 63.6;
pump(2).eff(6).branch(1).Q = efficiency_data_32160_636(:,1);
pump(2).eff(6).branch(1).H = efficiency_data_32160_636(:,2);

pump(2).Power(1).impsize = 130;
pump(2).Power(1).Q = Power_data_32160_130(:,1);
pump(2).Power(1).P = Power_data_32160_130(:,2);

pump(2).Power(2).impsize = 140;
pump(2).Power(2).Q = Power_data_32160_140(:,1);
pump(2).Power(2).P = Power_data_32160_140(:,2);

pump(2).Power(3).impsize = 150;
pump(2).Power(3).Q = Power_data_32160_150(:,1);
pump(2).Power(3).P = Power_data_32160_150(:,2);

pump(2).Power(4).impsize = 160;
pump(2).Power(4).Q = Power_data_32160_160(:,1);
pump(2).Power(4).P = Power_data_32160_160(:,2);

pump(2).Power(5).impsize = 169;
pump(2).Power(5).Q = Power_data_32160_169(:,1);
pump(2).Power(5).P = Power_data_32160_169(:,2);

% 40125 -------------------------------------------------------------------

pump(3).name = '40125';
pump(3).Q = Q_40125;
pump(3).H = H_40125;
pump(3).imp(1).D = 110;
pump(3).imp(1).Q = impellar_data_40125_110(:,1); 
pump(3).imp(1).H = impellar_data_40125_110(:,2);  
pump(3).imp(2).D = 115;
pump(3).imp(2).Q = impellar_data_40125_115(:,1); 
pump(3).imp(2).H = impellar_data_40125_115(:,2);
pump(3).imp(3).D = 120;
pump(3).imp(3).Q = impellar_data_40125_120(:,1); 
pump(3).imp(3).H = impellar_data_40125_120(:,2);
pump(3).imp(4).D = 125;
pump(3).imp(4).Q = impellar_data_40125_120(:,1); 
pump(3).imp(4).H = impellar_data_40125_120(:,2);
pump(3).imp(5).D = 130;
pump(3).imp(5).Q = impellar_data_40125_130(:,1); 
pump(3).imp(5).H = impellar_data_40125_130(:,2);
pump(3).imp(6).D = 139;
pump(3).imp(6).Q = impellar_data_40125_139(:,1); 
pump(3).imp(6).H = impellar_data_40125_139(:,2);

pump(3).eff(1).eta = 50;
pump(3).eff(1).branch(1).Q = efficiency_data_40125_50_left(:,1);
pump(3).eff(1).branch(1).H = efficiency_data_40125_50_left(:,2);
pump(3).eff(1).branch(2).Q = efficiency_data_40125_50_right(:,1);
pump(3).eff(1).branch(2).H = efficiency_data_40125_50_right(:,2);

pump(3).eff(2).eta = 55;
pump(3).eff(2).branch(1).Q = efficiency_data_40125_55_left(:,1);
pump(3).eff(2).branch(1).H = efficiency_data_40125_55_left(:,2);
pump(3).eff(2).branch(2).Q = efficiency_data_40125_55_right(:,1);
pump(3).eff(2).branch(2).H = efficiency_data_40125_55_right(:,2);

pump(3).eff(3).eta = 60;
pump(3).eff(3).branch(1).Q = efficiency_data_40125_60_left(:,1);
pump(3).eff(3).branch(1).H = efficiency_data_40125_60_left(:,2);
pump(3).eff(3).branch(2).Q = efficiency_data_40125_60_right(:,1);
pump(3).eff(3).branch(2).H = efficiency_data_40125_60_right(:,2);

pump(3).eff(4).eta = 65;
pump(3).eff(4).branch(1).Q = efficiency_data_40125_65_left(:,1);
pump(3).eff(4).branch(1).H = efficiency_data_40125_65_left(:,2);
pump(3).eff(4).branch(2).Q = efficiency_data_40125_65_right(:,1);
pump(3).eff(4).branch(2).H = efficiency_data_40125_65_right(:,2);

pump(3).eff(5).eta = 68;
pump(3).eff(5).branch(1).Q = efficiency_data_40125_68(:,1);
pump(3).eff(5).branch(1).H = efficiency_data_40125_68(:,2);

pump(3).eff(6).eta = 70;
pump(3).eff(6).branch(1).Q = efficiency_data_40125_70(:,1);
pump(3).eff(6).branch(1).H = efficiency_data_40125_70(:,2);



pump(3).Power(1).impsize = 110;
pump(3).Power(1).Q = Power_data_40125_110(:,1);
pump(3).Power(1).P = Power_data_40125_110(:,2);

pump(3).Power(2).impsize = 115;
pump(3).Power(2).Q = Power_data_40125_115(:,1);
pump(3).Power(2).P = Power_data_40125_115(:,2);

pump(3).Power(3).impsize = 120;
pump(3).Power(3).Q = Power_data_40125_115(:,1);
pump(3).Power(3).P = Power_data_40125_115(:,2);

pump(3).Power(4).impsize = 125;
pump(3).Power(4).Q = Power_data_40125_125(:,1);
pump(3).Power(4).P = Power_data_40125_125(:,2);

pump(3).Power(5).impsize = 130;
pump(3).Power(5).Q = Power_data_40125_130(:,1);
pump(3).Power(5).P = Power_data_40125_130(:,2);

pump(3).Power(6).impsize = 135;
pump(3).Power(6).Q = Power_data_40125_135(:,1);
pump(3).Power(6).P = Power_data_40125_135(:,2);

pump(3).Power(7).impsize = 139;
pump(3).Power(7).Q = Power_data_40125_139(:,1);
pump(3).Power(7).P = Power_data_40125_139(:,2);
% 32125 -------------------------------------------------------------------


pump(4).name = '32125';
pump(4).Q = Q_32125;
pump(4).H = H_32125;
pump(4).imp(1).D = 110;
pump(4).imp(1).Q = impellar_data_32125_110(:,1); 
pump(4).imp(1).H = impellar_data_32125_110(:,2);  
pump(4).imp(2).D = 115;
pump(4).imp(2).Q = impellar_data_32125_115(:,1); 
pump(4).imp(2).H = impellar_data_32125_115(:,2);
pump(4).imp(3).D = 120;
pump(4).imp(3).Q = impellar_data_32125_120(:,1); 
pump(4).imp(3).H = impellar_data_32125_120(:,2);
pump(4).imp(4).D = 125;
pump(4).imp(4).Q = impellar_data_32125_120(:,1); 
pump(4).imp(4).H = impellar_data_32125_120(:,2);
pump(4).imp(5).D = 130;
pump(4).imp(5).Q = impellar_data_32125_130(:,1); 
pump(4).imp(5).H = impellar_data_32125_130(:,2);
pump(4).imp(6).D = 139;
pump(4).imp(6).Q = impellar_data_32125_139(:,1); 
pump(4).imp(6).H = impellar_data_32125_139(:,2);


pump(4).eff(1).eta = 50;
pump(4).eff(1).branch(1).Q = efficiency_data_32125_50_left(:,1);
pump(4).eff(1).branch(1).H = efficiency_data_32125_50_left(:,2);
pump(4).eff(1).branch(2).Q = efficiency_data_32125_50_right(:,1);
pump(4).eff(1).branch(2).H = efficiency_data_32125_50_right(:,2);

pump(4).eff(2).eta = 55;
pump(4).eff(2).branch(1).Q = efficiency_data_32125_55_left(:,1);
pump(4).eff(2).branch(1).H = efficiency_data_32125_55_left(:,2);
pump(4).eff(2).branch(2).Q = efficiency_data_32125_55_right(:,1);
pump(4).eff(2).branch(2).H = efficiency_data_32125_55_right(:,2);

pump(4).eff(3).eta = 59;
pump(4).eff(3).branch(1).Q = efficiency_data_32125_59_left(:,1);
pump(4).eff(3).branch(1).H = efficiency_data_32125_59_left(:,2);
pump(4).eff(3).branch(2).Q = efficiency_data_32125_59_right(:,1);
pump(4).eff(3).branch(2).H = efficiency_data_32125_59_right(:,2);

pump(4).eff(4).eta = 60;
pump(4).eff(4).branch(1).Q = efficiency_data_32125_60(:,1);
pump(4).eff(4).branch(1).H = efficiency_data_32125_60(:,2);

pump(4).eff(5).eta = 62;
pump(4).eff(5).branch(1).Q = efficiency_data_32125_62(:,1);
pump(4).eff(5).branch(1).H = efficiency_data_32125_62(:,2);

pump(4).eff(6).eta = 63;
pump(4).eff(6).branch(1).Q = efficiency_data_32125_63(:,1);
pump(4).eff(6).branch(1).H = efficiency_data_32125_63(:,2);

pump(4).eff(7).eta = 63.5;
pump(4).eff(7).branch(1).Q = efficiency_data_32125_635(:,1);
pump(4).eff(7).branch(1).H = efficiency_data_32125_635(:,2);


pump(4).Power(1).impsize = 110;
pump(4).Power(1).Q = Power_data_32125_110(:,1);
pump(4).Power(1).P = Power_data_32125_110(:,2);

pump(4).Power(2).impsize = 115;
pump(4).Power(2).Q = Power_data_32125_115(:,1);
pump(4).Power(2).P = Power_data_32125_115(:,2);

pump(4).Power(3).impsize = 120;
pump(4).Power(3).Q = Power_data_32125_115(:,1);
pump(4).Power(3).P = Power_data_32125_115(:,2);

pump(4).Power(4).impsize = 125;
pump(4).Power(4).Q = Power_data_32125_125(:,1);
pump(4).Power(4).P = Power_data_32125_125(:,2);

pump(4).Power(5).impsize = 130;
pump(4).Power(5).Q = Power_data_32125_130(:,1);
pump(4).Power(5).P = Power_data_32125_130(:,2);

pump(4).Power(6).impsize = 139;
pump(4).Power(6).Q = Power_data_32125_139(:,1);
pump(4).Power(6).P = Power_data_32125_139(:,2);






%% request data from user -------------------------------------------------
Q_req = input('Enter required flow (m3/h): ');
H_req = input('Enter required head (m):   ');




%%  Pump selection (main curve)

cands = [];

for i = 1:numel(pump)
    if Q_req < min(pump(i).Q) || Q_req > max(pump(i).Q)
        continue
    end
    
    
    H_at_Q = interp1(pump(i).Q, pump(i).H, Q_req, 'linear');
   
    if H_at_Q >= H_req
        cands(end+1).name   = pump(i).name;        
        cands(end)  .Hdeliv = H_at_Q;
        cands(end)  .idx    = i;                   
    end
end

if isempty(cands)
    fprintf('❌  No pump meets %.1f m3/h at %.1f m\n', Q_req, H_req);
    return
end


excess = [cands.Hdeliv] - H_req;
[~, bestIdx] = min(excess);

best   = cands(bestIdx);   
pIdx   = best.idx;         

fprintf('✅  Selected pump: %s\n', best.name);


%%  Impeller diameter selection for chosen pump

bestImp   = [];          
minExcess = inf;        
imp = pump(pIdx).imp;    
for k = 1:numel(imp)
    if Q_req < min(imp(k).Q) || Q_req > max(imp(k).Q)
        continue
    end
    H_at_Q = interp1(imp(k).Q, imp(k).H, Q_req, 'linear');
    
    if H_at_Q >= H_req            
        excess = H_at_Q - H_req;  
        
        if excess < minExcess    
            minExcess      = excess;
            bestImp.D      = imp(k).D;   
            bestImp.Hdeliv = H_at_Q;    
            bestImp.excessH= excess;
        end
    end
end

if isempty(bestImp)
    fprintf('\n❌  No impeller for pump %s meets head at this flow.\n', best.name);
else
    fprintf('\n🔸  Selected impeller diameter: %d mm\n', bestImp.D);
end


% _________________________________________________________________________

%%  Efficiency estimate at duty point (curve‑wise)
% _________________________________________________________________________
eta_list  = [];      
H_list    = [];      
effCurves = pump(pIdx).eff;
for j = 1:numel(effCurves)
    eta_j = effCurves(j).eta;       
    Hcand = [];                      
    for b = 1:numel(effCurves(j).branch)
        Qdat = effCurves(j).branch(b).Q;
        Hdat = effCurves(j).branch(b).H;

        if numel(Qdat) ~= numel(Hdat),  continue, end
        if Q_req < min(Qdat) || Q_req > max(Qdat),  continue, end

        if numel(Qdat) == 1
            Hcand(end+1) = Hdat;         
        else
            Hcand(end+1) = interp1(Qdat, Hdat, Q_req, 'linear');
        end
    end

    if ~isempty(Hcand) 
        [~,ii] = min(abs(Hcand - H_req));
        eta_list(end+1) = eta_j;       
        H_list  (end+1) = Hcand(ii);      
    end
end

if isempty(eta_list)
    fprintf('\n⚠️  No efficiency curves cover Q = %.1f m³/h.\n', Q_req);
    eta_pred = NaN;
else
    idx_below = find(H_list <= H_req);
    idx_above = find(H_list >= H_req);
    if ~isempty(idx_below) && ~isempty(idx_above)
        
        [~,ib] = max(H_list(idx_below));
        i1 = idx_below(ib);
        [~,ia] = min(H_list(idx_above));
        i2 = idx_above(ia);
        if i1 == i2                 
            eta_pred = eta_list(i1);
        else                        
            H1 = H_list(i1);   eta1 = eta_list(i1);
            H2 = H_list(i2);   eta2 = eta_list(i2);
            eta_pred = eta1 + (H_req - H1)/(H2 - H1) * (eta2 - eta1);
        end
    else
        [~,imin] = min(abs(H_list - H_req));
        eta_pred = eta_list(imin);
    end
end

% -------- print result --------------------------------------------
if isnan(eta_pred)
    fprintf('\n⚠️  Efficiency could not be determined at this point.\n');
else
    fprintf('\n⭐  Predicted efficiency at duty point: %.1f %%\n', eta_pred);
end


% _________________________________________________________________________
%%  Motor power estimate at duty point
% _________________________________________________________________________
powerCurves = pump(pIdx).Power;

idxPow = find([powerCurves.impsize] == bestImp.D, 1);

if isempty(idxPow)
    [~, idxPow] = min(abs([powerCurves.impsize] - bestImp.D));
    fprintf('\n⚠️  Power curve for %d mm impeller not found. Using %d mm instead.\n', ...
            bestImp.D, powerCurves(idxPow).impsize);
end

Qpow = powerCurves(idxPow).Q;
Ppow = powerCurves(idxPow).P;

if Q_req < min(Qpow) || Q_req > max(Qpow)
    fprintf('⚠️  Flow %.1f m³/h is outside curve range; extrapolating.\n', Q_req);
    P_motor = interp1(Qpow, Ppow, Q_req, 'linear', 'extrap');
else
    P_motor = interp1(Qpow, Ppow, Q_req, 'linear');
end

fprintf('\n🔌  Estimated shaft power at %.1f m³/h (impeller %d mm): %.2f kW\n', ...
        Q_req, powerCurves(idxPow).impsize, P_motor);



%%Plots for data check ____________________________________________________

%% Plot 1: Main Pump Curves (H-Q)
figure('Name','Pump Main Curves (H-Q)','NumberTitle','off'); hold on
for i = 1:numel(pump)
    plot(pump(i).Q, pump(i).H, 'DisplayName', pump(i).name, 'LineWidth', 1.5)
end
xlabel('Flow rate Q (m³/h)');
ylabel('Head H (m)');
title('Main Pump Curves');
legend('Location','best');
grid on


%% Diagnostic Plot 2: Efficiency & Impeller Curves (One Subplot Per Pump)
figure('Name','Pump Efficiency and Impeller Curves','NumberTitle','off');
for i = 1:numel(pump)
    subplot(ceil(numel(pump)/2),2,i); hold on

    % Efficiency curves (left/right)
    if isfield(pump(i), 'eff')
        for j = 1:numel(pump(i).eff)
            for b = 1:numel(pump(i).eff(j).branch)
                Qdat = pump(i).eff(j).branch(b).Q;
                Hdat = pump(i).eff(j).branch(b).H;
                if numel(Qdat) == numel(Hdat)
                    plot(Qdat, Hdat, 'g-', 'LineWidth', 1.2);
                end
            end
        end
    end

    % Impeller curves
    if isfield(pump(i), 'imp')
        for k = 1:numel(pump(i).imp)
            plot(pump(i).imp(k).Q, pump(i).imp(k).H, 'b--', 'LineWidth', 1.2);
        end
    end

    title(pump(i).name);
    xlabel('Flow rate Q (m³/h)');
    ylabel('Head H (m)');
    grid on
end

%% Plot 3: Power vs Q for all impeller sizes
figure('Name','Pump Power Curves','NumberTitle','off');

for i = 1:numel(pump)
    subplot(ceil(numel(pump)/2),2,i); hold on

    if isfield(pump(i), 'Power')
        for p = 1:numel(pump(i).Power)
            Qdat = pump(i).Power(p).Q;
            Pdat = pump(i).Power(p).P;
            if numel(Qdat) == numel(Pdat)
                plot(Qdat, Pdat, 'r-', 'LineWidth', 1.2, ...
                    'DisplayName', sprintf('%d mm', pump(i).Power(p).impsize));
            end
        end
        legend('Location','best');
    end

    title([pump(i).name ' - Power']);
    xlabel('Flow rate Q (m³/h)');
    ylabel('Power (kW)');
    grid on
end
